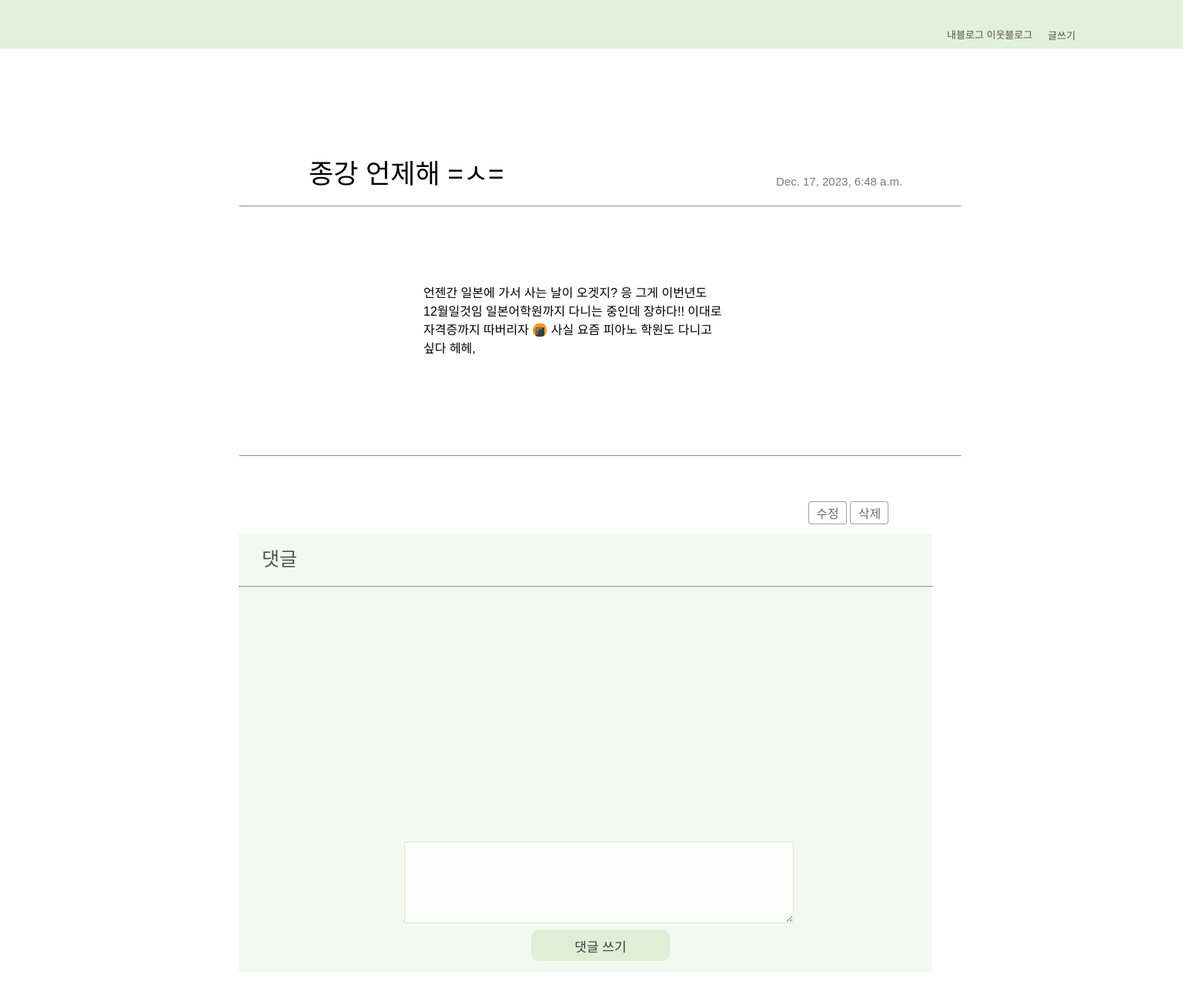
The app's page /detail/23/ with its own data.
### blogapp/models.py (models this page shows, shortened)
class Write(models.Model):
    title = models.CharField(max_length=100)  # 제목
    contents = models.TextField()  # 내용
    updated_at = models.DateTimeField(auto_now=True)  # 글 작성 시간

### blogapp/views.py (the view)
# urls.py: path('detail/<int:write_id>/', views.detail, name='detail'),  # 'detail' 뷰에 대한 URL 패턴
def detail(request, write_id):
    my_write = get_object_or_404(Write, id=write_id)
    comments = Comment.objects.filter(write=my_write)
    if request.method == 'POST':
        comment_form = CommentForm(request.POST)
        if comment_form.is_valid():
            new_comment = comment_form.save(commit=False)
            new_comment.write = my_write
            new_comment.save()
            return redirect('detail', write_id=write_id)
    else:
        comment_form = CommentForm()
    return render(request, 'detail.html', {'my_write': my_write, 'comments': comments, 'comment_form': comment_form})

### blogapp/forms.py
class CommentForm(forms.ModelForm):
    class Meta:
        model = Comment
        fields = ['content']

### blogapp/templates/detail.html (shortened to what this page needs)
{% load static %}
<!DOCTYPE html>
<html lang="ko">
  <head>
    <link rel="stylesheet" href="{% static 'css/detail.css' %}" />
  </head>
  <body>
    <div class="header">
      <a href="{% url 'index' %}"> 내블로그 이웃블로그</a>
      <div class="create">
        <a href="{% url 'create' %}">글쓰기</a>
      </div>
    </div>
    <div class="wtitle">{{my_write.title}}</div>
    <div class="date">{{my_write.updated_at}}</div>
    <div class = "update">
      <button class = "upde"><a href="{% url 'update' write_id=my_write.id %}">수정</a></button>
    <button class = "upde"><a href="{% url 'delete' write_id=my_write.id %}"> 삭제</a></button>
    </div>
    <br />
    <hr style="border: 0.1px color= #6765657c;;" width="60%" />
    <div class="contents">{{my_write.contents}}</div>
    <br />
    <hr style="border: 0.3px color= #767272" width="60%" />
    <div class ="comment">
      <div class="eotrmf">댓글</div>
      <hr style="border: 0.3px color= #767272" width="100%" />
    </div>
    <div class="post">
    <form method="post" action="{% url 'detail' write_id=my_write.id %}">
      {% csrf_token %} {{ comment_form.as_p }}
      <div class="btn"><button type="submit">댓글 쓰기</button></div>
    </form>
  </div>
  </body>
</html>

### blogapp/static/css/detail.css (style rules this page uses)
* { text-decoration: none; color: #000; }
body { font-family: "Arial", sans-serif; margin: 0; padding: 0; }
.header { width: 1536px; height: 63px; background-color: rgba(214, 235, 204, 0.7); }
.header a { color: #555151; padding-top: 35px; margin-left: 1230px; font-weight: 545; font-size: 13px; line-height: normal; display: flex; text-decoration: none; }
.header .create { transform: translateX(131px) translateY(-53px); }
.wtitle { font-size: 35px; text-align: left; font-weight: 500; margin-left: 400px; margin-top: 80px; transform: translateX(1px)translateY(54px); }
.date { margin-left: 908px; color: #676565e0; transform: translateX(100px)translateY(33px); font-size: 15px; }
.contents { margin-left: 550px; word-break: keep-all; width: 400px; margin-top: 100px; margin-bottom: 100px; line-height: 1.5; }
.eotrmf { color: #555151; width: 90px; height: 30px; font-size: 25px; padding: 15px; padding-left: 30px; word-break: keep-all; }
.update .upde { transform: translateX(1050px)translateY(440px); font-size: 16px; width: 50px; height: 30px; border: 0.2px solid rgba(123, 123, 123, 0.7); }
.comment { margin-top: 100px; margin-left: 310px; background-color: #D6EBCC4D; width: 900px; height: 400px; justify-content: center; align-items: center; line-height: 1.5; word-break: keep-all; }
button { font-size: 11px; border: 0.2px solid rgba(214, 235, 204, 0.7);; width: 40px; height: 23px; align-items: center; border-radius: 4px; background-color: rgb(255, 254, 254); }
button a { color: #6b6b6b; }
.post { width: 900px; height: 170px; background-color: #D6EBCC4D; margin-left: 310px; margin-bottom: 100px; }
textarea[name="content"] { border: 0.2px solid rgb(214, 235, 204); height: 100px; width: 500px; font-size: 13px; border-radius: 2px; background-color: rgb(255, 254, 254); margin-left: 150px; }
.btn button { background-color: rgba(214, 235, 204, 0.7); color: #3d3d3d; font-size: 17px; border: 0.2px solid rgba(214, 235, 204, 0.7); width: 180px; height: 40px; border-radius: 10px; margin-left: 380px; margin-top: 5px; }
label { color: #00000000; }
p { margin: 0px; }

### records on screen
Write: title "종강 언제해 =ㅅ=", updated_at "Dec. 17, 2023, 6:48 a.m.", contents "언젠간 일본에 가서 사는 날이 오겟지? 응 그게 이번년도 12월일것임 일본어학원까지 다니는 중인데 장하다!! 이대로 자격증까지 따버리자 🍘 사실 요즘 피아노 학원도 다니고 싶다 헤헤,"
